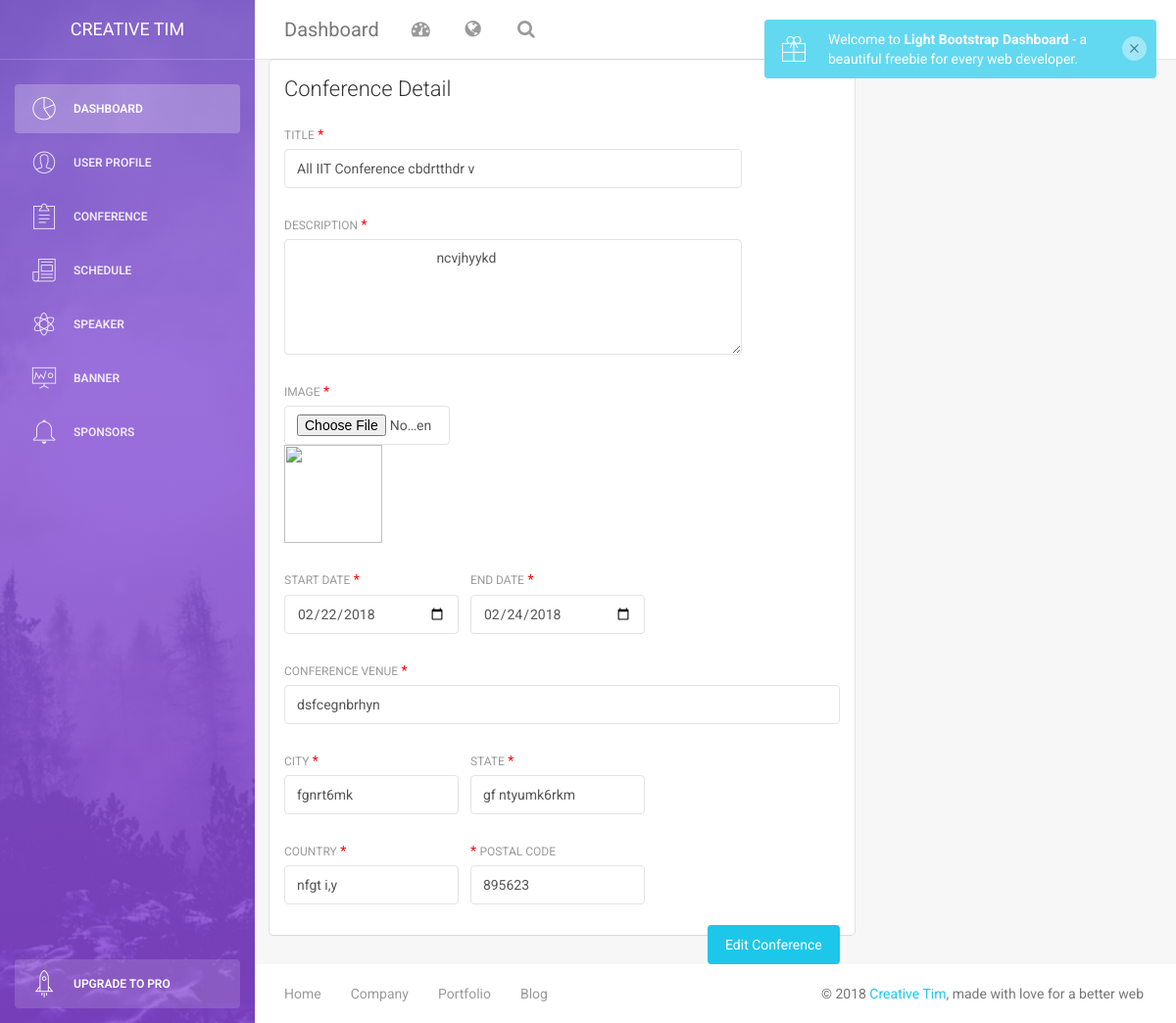
The page /admin/conference/conference_manipulation.php?id=13&action=edit (signed in) on the database its author committed.
### tables this page shows
CREATE TABLE `conference_detail` (
  `conference_id` int(3) NOT NULL COMMENT 'Primary Key',
  `conference_title` varchar(30) NOT NULL COMMENT 'Title of the About Us',
  `conference_image` varchar(100) NOT NULL COMMENT 'Image of the About Us',
  `conference_desc` varchar(200) NOT NULL COMMENT 'Description of the About Us',
  `conference_start_date` date NOT NULL,
  `conference_end_date` date NOT NULL,
  `conference_landmark` varchar(100) NOT NULL,
  `conference_active_flag` int(1) NOT NULL,
  `created_by` int(3) NOT NULL,
  `updated_by` int(3) NOT NULL,
  `admin_id` int(11) NOT NULL COMMENT 'Foreign Key: Admin_id ',
  `conference_city` varchar(30) NOT NULL,
  `conference_state` varchar(30) NOT NULL,
  `conference_country` varchar(30) NOT NULL,
  `conference_postalcode` int(6) NOT NULL
);

### admin/include/function.php (called while the page is built, shortened)
<?php
function get_data($table_name,$where_field,$where_data,$_connection){
	$fetch_all_query =  "SELECT * FROM $table_name WHERE $where_field = '".$where_data."'";
	$fetch_all_result = mysqli_query($_connection,$fetch_all_query) or die("Query Error");
	if($fetch_all_row = mysqli_fetch_assoc($fetch_all_result)){
		$output['success'] = 1;
		$output['output'] = $fetch_all_row;
		return $output;
	}
	else{
		return $output['success'] = 0;
	}
}
?>

### admin/conference/conference_manipulation.php (the view, shortened to what this page needs)
<?php
require('../include/connection.php');
$error = array();
$output = array();
$error['title'] = $error['desc'] = $error['image'] = $error['start_date'] =
$error['end_date'] = $error['venue'] = $error['city'] = $error['state'] =
$error['country'] = $error['postalcode'] = "";
$display_title = $display_desc= $display_image =  $display_start_date =
$display_end_date = $display_venue = $display_city = $display_state =
$display_country = $display_postalcode="";
    $table_name = 'conference_detail';
    $where_field = 'conference_id';
        ?>
        <?php
if((!empty($_GET['id'])) && $_GET['action']=="edit"){
    $where_data= $_GET['id'];
    $output =  get_data($table_name,$where_field,$where_data,$_connection);
    if($output['success'] == 1){
        $display_title= $output['output']['conference_title'];
        $display_desc= $output['output']['conference_desc'];
        $display_image= $output['output']['conference_image'];
        $display_start_date= $output['output']['conference_start_date'];
        $display_end_date= $output['output']['conference_end_date'];
        $display_venue= $output['output']['conference_landmark'];
        $display_city= $output['output']['conference_city'];
        $display_state= $output['output']['conference_state'];
        $display_country= $output['output']['conference_country'];
        $display_postalcode= $output['output']['conference_postalcode'];
    }
    else{
        header('location: index.php?msg=error');
    }
}
?>
<?php include('../layout/header.php'); ?>
<?php include('../layout/leftsidebar.php'); ?>
<div class="content">
    <div class="container-fluid">
        <div class="row">
            <div class="col-md-8">
                <div class="card">
                    <div class="header">
                        <h4 class="title">Conference Detail</h4>
                    </div>
                    <div class="content">
                        <form method="POST" enctype='multipart/form-data'>
                            <div class="row">
                                <div class="col-md-10">
                                    <div class="form-group">
                                        <label>Title</label>
                                        <span style="color:red">* <?php echo $error['title'];?></span>
                                        <input type="text" class="form-control" placeholder="Title of Conference" name="conference_title" maxlength="30"
                                        <?php
                                        if((!empty($_GET['id']))  && $_GET['action']=="edit"){
                                            ?>
                                            value = "<?php echo $display_title; ?>"
                                        <?php }
                                        ?>
                                        >
                                    </div>
                                </div>
                            </div>
                            <div class="row">
                                <div class="col-md-10">
                                    <div class="form-group">
                                        <label>Description</label>
                                        <span style="color:red">* <?php echo $error['desc'];?></span>
                                        <textarea class="form-control" placeholder="Description of About Us" rows="5" cols="20" name="conference_desc" maxlength="20">
                                         <?php
                                        if((!empty($_GET['id']))  && $_GET['action']=="edit"){
                                            echo $display_desc;
                                        }
                                        ?>
                                        </textarea>
                                    </div>
                                </div>
                            </div>
                            <div class="row">
                                <div class="col-md-4">
                                    <div class="form-group">
                                        <label>Image</label>
                                        <span class="error" style="color:red"> * <?php echo $error['image']; ?></span>
                                        <input type="file" name="conference_image" class="form-control"
                                         <?php
                                        if((!empty($_GET['id']))  && $_GET['action']=="edit"){
                                            ?>
                                            value = "<?php echo $display_image; ?>" >
                                            <img src="<?php echo CONFERENCE_PATH; ?><?php echo $display_image;?>" height="100" width="100">
                                        <?php }
                                        ?>
                                    </div>
                                </div>
                            </div>
                            <div class="row">
                                <div class="col-md-4">
                                    <div class="form-group">
                                        <label>Start Date</label>
                                        <span style="color:red">* <?php echo $error['start_date'];?></span>
                                        <input type="Date" class="form-control" placeholder="Start Date" name="conference_start_date"  <?php
                                        if((!empty($_GET['id'])) && $_GET['action']=="edit"){
                                            ?>
                                            value = "<?php echo $display_start_date; ?>"
                                        <?php }
                                        ?>>
                                    </div>
                                </div>
                                <div class="col-md-4">
                                    <div class="form-group">
                                        <label>End Date</label>
                                        <span style="color:red">* <?php echo $error['end_date'];?></span>
                                        <input type="Date" class="form-control" placeholder="End Date" name="conference_end_date"  <?php
                                        if((!empty($_GET['id']) && $_GET['action']=="edit")){
                                            ?>
                                            value = "<?php echo $display_end_date; ?>"
                                        <?php }
                                        ?>>
                                    </div>
                                </div>
                            </div>
                            <div class="row">
                                <div class="col-md-12">
                                    <div class="form-group">
                                        <label>Conference Venue</label>
                                         <span style="color:red">* <?php echo $error['venue'];?></span>
                                        <input type="text" class="form-control" placeholder="Conference venue" name="conference_landmark" maxlength="100"
                                         <?php
                                        if((!empty($_GET['id']))  && $_GET['action']=="edit"){
                                            ?>
                                            value = "<?php echo $display_venue; ?>"
                                        <?php }
                                        ?>>
                                    </div>
                                </div>
                            </div>
                            <div class="row">
                                <div class="col-md-4">
                                    <div class="form-group">
                                        <label>City</label>
                                        <span style="color:red">* <?php echo $error['city'];?></span>
                                        <input type="text" class="form-control" placeholder="City" maxlength="30" name="conference_city"
                                         <?php
                                        if((!empty($_GET['id'])) && $_GET['action']=="edit"){
                                            ?>
                                            value = "<?php echo $display_city; ?>"
                                        <?php }
                                        ?>>
                                    </div>
                                </div>
                                <div class="col-md-4">
                                    <div class="form-group">
                                        <label>State</label>
                                        <span style="color:red">* <?php echo $error['state'];?></span>
                                        <input type="text" class="form-control" placeholder="State" maxlength="30" name="conference_state"
                                         <?php
                                        if((!empty($_GET['id'])) && $_GET['action']=="edit"){
                                            ?>
                                            value = "<?php echo $display_state; ?>"
                                        <?php }
                                        ?>>
                                    </div>
                                </div>
                            </div>
                            <div class="row">
                                <div class="col-md-4">
                                    <div class="form-group">
                                        <label>Country</label>
                                         <span style="color:red">* <?php echo $error['country'];?></span>
                                        <input type="text" class="form-control" placeholder="Country" maxlength="30" name="conference_country"
                                         <?php
                                        if((!empty($_GET['id']))  && $_GET['action']=="edit"){
                                            ?>
                                            value = "<?php echo $display_country; ?>"
                                        <?php }
                                        ?>>
                                    </div>
                                </div>
                                <div class="col-md-4">
                                    <div class="form-group">
                                        <span style="color:red">* <?php echo $error['postalcode'];?></span>
                                        <label>Postal Code</label>
                                        <input type="postalcode" class="form-control" maxlength="6" placeholder="Postal Code" name="conference_postalcode"
                                         <?php
                                        if((!empty($_GET['id']))  && $_GET['action']=="edit"){
                                            ?>
                                            value = "<?php echo $display_postalcode; ?>"
                                        <?php }
                                        ?>>
                                    </div>
                                </div>
                            </div>
                            <?php
                             if((!empty($_GET['id']))  && $_GET['action']=="edit"){ ?>
                            <button type="submit" class="btn btn-info btn-fill pull-right" name="edit_conference">Edit Conference</button>
                            <?php
                        } else {
                            ?>
                            <button type="submit" class="btn btn-info btn-fill pull-right" name="add_conference">Add Conference</button>
                    <?php    } ?>
                        </form>
                    </div>
                </div>
            </div>
        </div>
    </div>
</div>
<?php include('../layout/footer.php'); ?>

### rows shown on the page
conference_detail: conference_title "All IIT Conference cbdrtthdr v", conference_desc "ncvjhyykd", conference_start_date "02/22/2018", conference_end_date "02/24/2018", conference_landmark "dsfcegnbrhyn", conference_city "fgnrt6mk", conference_state "gf ntyumk6rkm", conference_country "nfgt i,y", conference_postalcode "895623"
